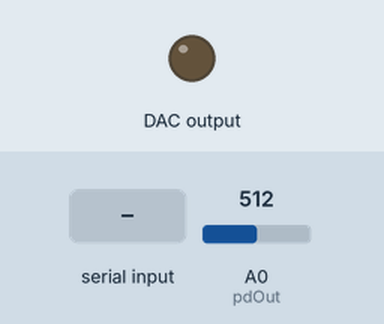
Bench run of a sketch on a simulated Arduino Uno, built with avr-gcc and run on an emulated ATmega328P. Parts: output pins drawn as LEDs (lit = HIGH). Wiring (inferred from the names in the program): MCP4725 DAC at I2C address 0x60. The inputs (shaded band) are chosen by the test bench; at power-on: A0 (pdOut) = 512. What the sketch prints to the serial monitor is not drawn.

Above: at 1.2 s.
1.3 s: byte 2 (SCAN_COMMAND) received over Serial
At 2.2 s:
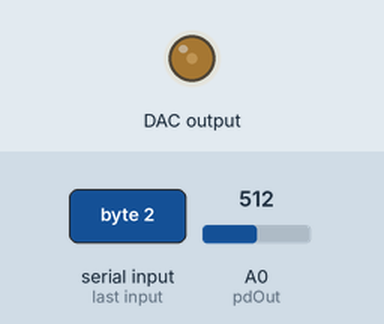
4.3 s: A0 (pdOut) set to 0
At 5.6 s:
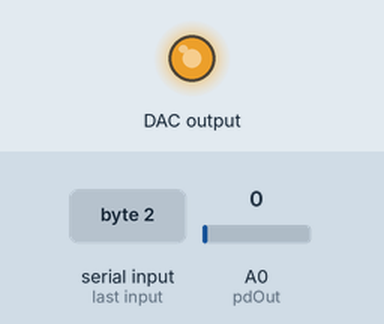
7.3 s: byte 1 (CORRECTION_COMMAND) received over Serial
9.9 s: "1" received over Serial
At 11.2 s:
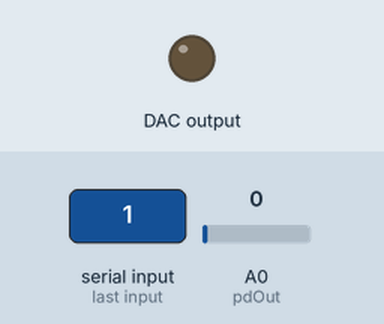
Timing chart, 0 to 12.4 s (numbered marks = the images above; inputs shaded):
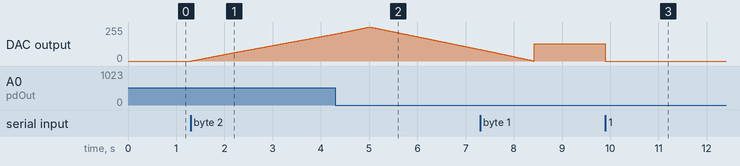

Measured:
- after the input at 1.3 s, DAC output: moves from 0/255 to 203/255 over 3.0 s, starting at once
- after the input at 9.9 s, DAC output: 128/255 → 0/255 at once

The sketch:

main.ino
```cpp
// 光谱仪下位机程序
// 控制DAC模块按顺序输出电压值，并同时读取光电二极管输出
// A0为光电二极管模拟输入端口
// A4为arduinoIIC SDA端口，连接DAC模块SDA口
// A5为arduinoIIC SCL端口，连接DAC模块SCL口

/*宏定义*/
#include <Wire.h> //arduinoIIC库

#define MCP4725_ADDR 0x60 // DAC模块默认IIC地址

#define START_VAL 0                              //每次扫描时控制DAC输出的最小值（对应转动镜子的最小角度，设置成0）
#define CORRECTING_VAL (START_VAL + END_VAL) / 2 //校准时使用的DAC输出值（对应最小角度与最大角度的一半）
#define END_VAL 4096                             //每次扫描时控制DAC输出的最大值（对应转动镜子的最大角度，可以更改）

#define SCAN_COMMAND 2       //上位机指令为扫描
#define CORRECTION_COMMAND 1 //上位机指令为校准
#define STOP_COMMAND 0       //上位机指令为停止

//表示当前扫描镜子的位置，用于实现scan()函数中的往复扫描；每次程序改变镜子位置都需要更改mirrorstatus变量
#define MAX_ANGLE 2     //最大位置
#define MINIMUM_ANGLE 0 //最小位置
#define OTHER_ANGLE 1   //其他位置

/*全局变量*/
int pdOut = A0;                   // pd读取模拟信号的io口
int pdRead;                       // pd读取数值，最大1024
int command = STOP_COMMAND;       //存储上位机输入的指令代码
int mirrorstatus = MINIMUM_ANGLE; //存储扫描到了什么位置：MINIMUM_ANGLE代表最小位置，MAX_ANGLE代表最大位置，OTHER_ANGLE代表其他位置；每次程序改变镜子位置都需要更改mirrorstatus变量；

/*函数声明*/
void writeToDAC(int value); //控制IIC输出数据到DAC，输入参数为12bit数值
void scan();                //控制镜子转动扫描一次；根据当前镜子位置决定扫描方向，实现往复扫描
void correcting();          //控制镜子转到中间位置便于调整光路

/*程序主体*/
void setup()
{
    Serial.begin(115200);
    Wire.begin();
    writeToDAC(0);
}

void loop()
{
    while (Serial.available()) //检查串口缓存区有没有输入新的指令
    {
        command = Serial.read();
    }
    switch (command) //根据已有的指令运行，执行相应操作
    {
    case SCAN_COMMAND:
        scan();
        break;
    case CORRECTION_COMMAND:
        correcting();
        break;
    case STOP_COMMAND:
    default:
        writeToDAC(0);
        break;
    }
}

void scan() //控制镜子转动扫描一次；根据当前镜子位置决定扫描方向，实现往复扫描
{
    switch (mirrorstatus) //根据mirrorstatus变量中的结果来判断当前镜子所处的位置，并决定扫描方向，实现往复扫描，节约时间
    {
    case MINIMUM_ANGLE:
        for (int i = START_VAL; i < END_VAL; i++) //扫描
        {
            writeToDAC(i);

            pdRead = analogRead(pdOut);

            Serial.print(i); //串口输出结果
            Serial.print(' ');
            Serial.println(pdRead);
        }
        mirrorstatus = MAX_ANGLE;
        break;
    case MAX_ANGLE:
        for (int i = END_VAL - 1; i >= START_VAL; i--) //如果镜子在最大角度就倒着扫描
        {
            writeToDAC(i);

            pdRead = analogRead(pdOut);

            Serial.print(i); //串口输出结果
            Serial.print(' ');
            Serial.println(pdRead);
        }
        mirrorstatus = MINIMUM_ANGLE;
        break;
    case OTHER_ANGLE:
        writeToDAC(START_VAL); //先把镜子转到最小角度，等待到位后开始扫描
        mirrorstatus = MINIMUM_ANGLE;
        delay(50);
        scan();
        break;
    }
}

void correcting() //控制镜子转到中间位置便于调整光路
{
    writeToDAC(CORRECTING_VAL); //让镜子固定在校准位置
    mirrorstatus = OTHER_ANGLE; //更改变量记录镜子位置
}

void writeToDAC(int value) //控制IIC输出数据到DAC，输入参数为12bit数值
{
    Wire.beginTransmission(MCP4725_ADDR);
    Wire.write(64);                 //发送更改输出电压指令
    Wire.write((value >> 4) & 255); //发送高八位数据
    Wire.write((value & 15) << 4);  //发送低四位数据
    Wire.endTransmission();
}
```
